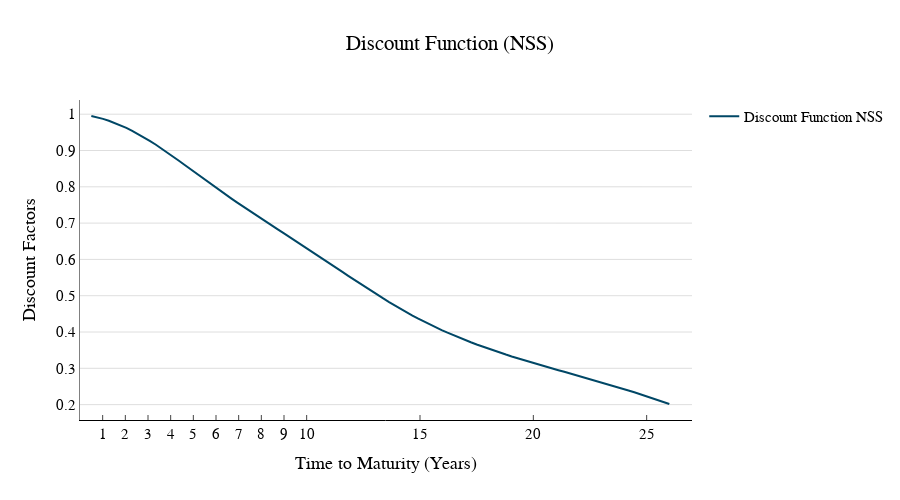

The notebook cell this image was saved under:
### Code cell
# Plot the discount function estimated via the NSS model
gr.graph_discount(maturity_range, discount_function,"Discount Function (NSS)","Discount Function NSS")
